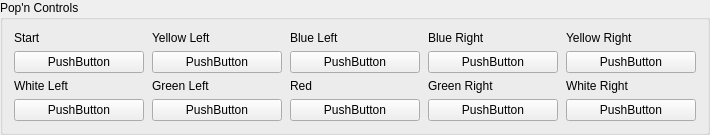
              <widget class="QGroupBox" name="popnControlsGroupBox">
               <property name="title"><string>Pop'n Controls</string></property>
               <layout class="QGridLayout" name="popnControlsGridLayout">
                <property name="horizontalSpacing"><number>8</number></property>
                <property name="verticalSpacing"><number>6</number></property>
                <item row="0" column="0"><widget class="QLabel" name="popnStartLabel"><property name="text"><string>Start</string></property></widget></item>
                <item row="0" column="1"><widget class="QLabel" name="popnYellowLeftLabel"><property name="text"><string>Yellow Left</string></property></widget></item>
                <item row="0" column="2"><widget class="QLabel" name="popnBlueLeftLabel"><property name="text"><string>Blue Left</string></property></widget></item>
                <item row="0" column="3"><widget class="QLabel" name="popnBlueRightLabel"><property name="text"><string>Blue Right</string></property></widget></item>
                <item row="0" column="4"><widget class="QLabel" name="popnYellowRightLabel"><property name="text"><string>Yellow Right</string></property></widget></item>
                <item row="1" column="0"><widget class="InputBindingWidget" name="popnStartBinding"><property name="sizePolicy"><sizepolicy hsizetype="Expanding" vsizetype="Fixed"><horstretch>0</horstretch><verstretch>0</verstretch></sizepolicy></property><property name="minimumSize"><size><width>130</width><height>0</height></size></property><property name="bindingName" stdset="0"><string notr="true">P1Start</string></property><property name="text"><string notr="true">PushButton</string></property></widget></item>
                <item row="1" column="1"><widget class="InputBindingWidget" name="popnYellowLeftBinding"><property name="sizePolicy"><sizepolicy hsizetype="Expanding" vsizetype="Fixed"><horstretch>0</horstretch><verstretch>0</verstretch></sizepolicy></property><property name="minimumSize"><size><width>130</width><height>0</height></size></property><property name="bindingName" stdset="0"><string notr="true">P1Down</string></property><property name="text"><string notr="true">PushButton</string></property></widget></item>
                <item row="1" column="2"><widget class="InputBindingWidget" name="popnBlueLeftBinding"><property name="sizePolicy"><sizepolicy hsizetype="Expanding" vsizetype="Fixed"><horstretch>0</horstretch><verstretch>0</verstretch></sizepolicy></property><property name="minimumSize"><size><width>130</width><height>0</height></size></property><property name="bindingName" stdset="0"><string notr="true">P1Right</string></property><property name="text"><string notr="true">PushButton</string></property></widget></item>
                <item row="1" column="3"><widget class="InputBindingWidget" name="popnBlueRightBinding"><property name="sizePolicy"><sizepolicy hsizetype="Expanding" vsizetype="Fixed"><horstretch>0</horstretch><verstretch>0</verstretch></sizepolicy></property><property name="minimumSize"><size><width>130</width><height>0</height></size></property><property name="bindingName" stdset="0"><string notr="true">P2Up</string></property><property name="text"><string notr="true">PushButton</string></property></widget></item>
                <item row="1" column="4"><widget class="InputBindingWidget" name="popnYellowRightBinding"><property name="sizePolicy"><sizepolicy hsizetype="Expanding" vsizetype="Fixed"><horstretch>0</horstretch><verstretch>0</verstretch></sizepolicy></property><property name="minimumSize"><size><width>130</width><height>0</height></size></property><property name="bindingName" stdset="0"><string notr="true">P2Left</string></property><property name="text"><string notr="true">PushButton</string></property></widget></item>
                <item row="2" column="0"><widget class="QLabel" name="popnWhiteLeftLabel"><property name="text"><string>White Left</string></property></widget></item>
                <item row="2" column="1"><widget class="QLabel" name="popnGreenLeftLabel"><property name="text"><string>Green Left</string></property></widget></item>
                <item row="2" column="2"><widget class="QLabel" name="popnRedLabel"><property name="text"><string>Red</string></property></widget></item>
                <item row="2" column="3"><widget class="QLabel" name="popnGreenRightLabel"><property name="text"><string>Green Right</string></property></widget></item>
                <item row="2" column="4"><widget class="QLabel" name="popnWhiteRightLabel"><property name="text"><string>White Right</string></property></widget></item>
                <item row="3" column="0"><widget class="InputBindingWidget" name="popnWhiteLeftBinding"><property name="sizePolicy"><sizepolicy hsizetype="Expanding" vsizetype="Fixed"><horstretch>0</horstretch><verstretch>0</verstretch></sizepolicy></property><property name="minimumSize"><size><width>130</width><height>0</height></size></property><property name="bindingName" stdset="0"><string notr="true">P1Up</string></property><property name="text"><string notr="true">PushButton</string></property></widget></item>
                <item row="3" column="1"><widget class="InputBindingWidget" name="popnGreenLeftBinding"><property name="sizePolicy"><sizepolicy hsizetype="Expanding" vsizetype="Fixed"><horstretch>0</horstretch><verstretch>0</verstretch></sizepolicy></property><property name="minimumSize"><size><width>130</width><height>0</height></size></property><property name="bindingName" stdset="0"><string notr="true">P1Left</string></property><property name="text"><string notr="true">PushButton</string></property></widget></item>
                <item row="3" column="2"><widget class="InputBindingWidget" name="popnRedBinding"><property name="sizePolicy"><sizepolicy hsizetype="Expanding" vsizetype="Fixed"><horstretch>0</horstretch><verstretch>0</verstretch></sizepolicy></property><property name="minimumSize"><size><width>130</width><height>0</height></size></property><property name="bindingName" stdset="0"><string notr="true">P1Button1</string></property><property name="text"><string notr="true">PushButton</string></property></widget></item>
                <item row="3" column="3"><widget class="InputBindingWidget" name="popnGreenRightBinding"><property name="sizePolicy"><sizepolicy hsizetype="Expanding" vsizetype="Fixed"><horstretch>0</horstretch><verstretch>0</verstretch></sizepolicy></property><property name="minimumSize"><size><width>130</width><height>0</height></size></property><property name="bindingName" stdset="0"><string notr="true">P2Down</string></property><property name="text"><string notr="true">PushButton</string></property></widget></item>
                <item row="3" column="4"><widget class="InputBindingWidget" name="popnWhiteRightBinding"><property name="sizePolicy"><sizepolicy hsizetype="Expanding" vsizetype="Fixed"><horstretch>0</horstretch><verstretch>0</verstretch></sizepolicy></property><property name="minimumSize"><size><width>130</width><height>0</height></size></property><property name="bindingName" stdset="0"><string notr="true">P2Right</string></property><property name="text"><string notr="true">PushButton</string></property></widget></item>
               </layout>
              </widget>
